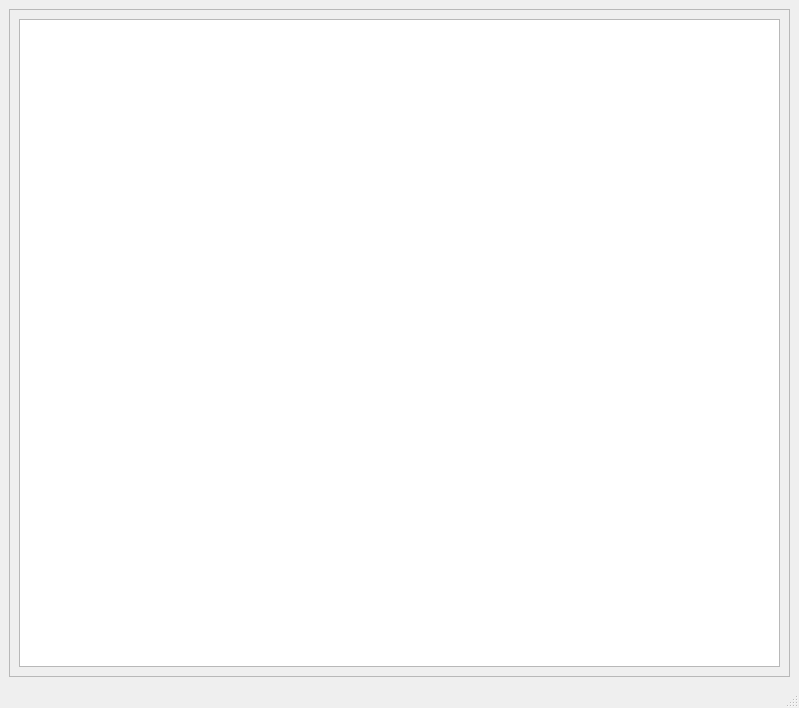
<?xml version="1.0" encoding="UTF-8"?>
<ui version="4.0">
 <class>MainWindow</class>
 <widget class="QMainWindow" name="MainWindow">
  <property name="geometry">
   <rect>
    <x>0</x>
    <y>0</y>
    <width>799</width>
    <height>708</height>
   </rect>
  </property>
  <property name="windowTitle">
   <string>MainWindow</string>
  </property>
  <widget class="QWidget" name="centralwidget">
   <layout class="QGridLayout" name="gridLayout">
    <item row="0" column="0">
     <widget class="QFrame" name="frame">
      <property name="frameShape">
       <enum>QFrame::StyledPanel</enum>
      </property>
      <property name="frameShadow">
       <enum>QFrame::Raised</enum>
      </property>
      <layout class="QGridLayout" name="gridLayout_2">
       <item row="0" column="0">
        <widget class="QTreeView" name="treeView"/>
       </item>
      </layout>
     </widget>
    </item>
   </layout>
  </widget>
  <widget class="QMenuBar" name="menubar">
   <property name="geometry">
    <rect>
     <x>0</x>
     <y>0</y>
     <width>799</width>
     <height>26</height>
    </rect>
   </property>
  </widget>
  <widget class="QStatusBar" name="statusbar"/>
 </widget>
 <resources>
  <include location="images.qrc"/>
 </resources>
 <connections/>
</ui>
